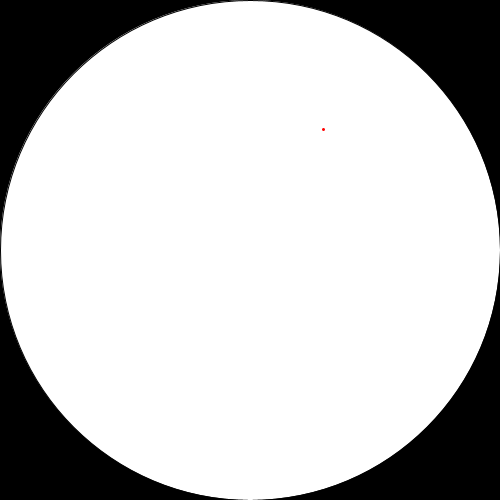
Frame 1 (no input)
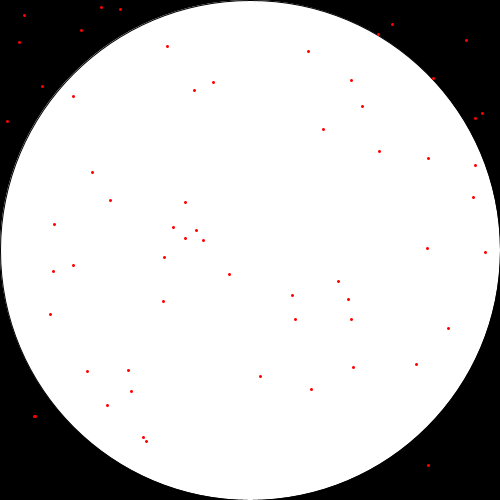
Frame 60 (the mouse pressed at the canvas centre just before this capture)
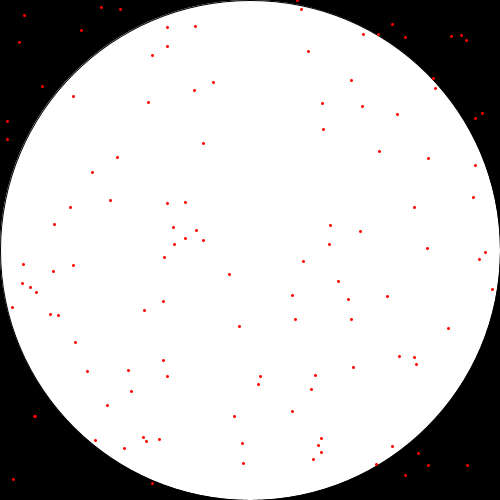
Frame 120 (the mouse held since frame 60 and released just before this capture)

The Processing sketch that drew these frames (run headless with seeded random() and noise(); from frame 60 on, the mouse is pressed at the canvas centre):

// Processing sketch: estimate_pi
// ── estimate_pi.pde
float total = 0.0;
float hit   = 0.0;
float r;

void setup()
{
  size(500,500);
  background(0);
  fill(255);
  ellipse(width/2, height/2, width, height);
  r = width/2;
}

void draw()
{
  int x = (int)random(0, width);
  int y = (int)random(0, height);
  float d = dist(x, y, r, r);
  
  total++;
  
  if(d < r)
    hit++;
   
  float pi = (hit / total) * 4;
  println(total);
  println(pi);
   
  stroke(255,0,0);
  strokeWeight(3);
  point(x,y); 
}
